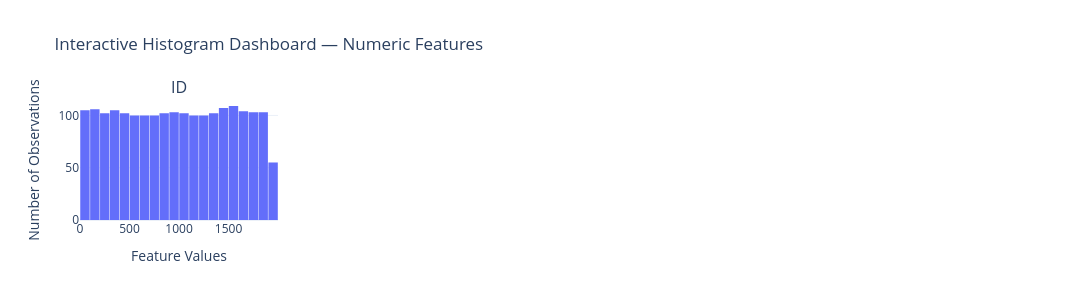

The cell this chart's notebook holds for it:
### Markdown cell above
#### Histograms

### Code cell
# Select numeric columns
numeric_columns = df.select_dtypes(
    include=np.number
).columns

# Dashboard layout
n_cols = 4
n_rows = math.ceil(len(numeric_columns) / n_cols)

# Create subplot figure
fig = make_subplots(
    rows=n_rows,
    cols=n_cols,
    subplot_titles=numeric_columns
)

# Add histograms
for i, col in enumerate(numeric_columns):
    row = (i // n_cols) + 1
    col_pos = (i % n_cols) + 1

    fig.add_trace(
        go.Histogram(
            x=df[col],
            name=col,
            nbinsx=30
        ),
        row=row,
        col=col_pos
    )

# Update layout
fig.update_layout(
    title="Interactive Histogram Dashboard — Numeric Features",
    height=300 * n_rows,
    width=1400,
    showlegend=False,
    template="plotly_white",
    bargap=0.05
)

# Descriptive axis labels
fig.update_xaxes(title_text="Feature Values")
fig.update_yaxes(title_text="Number of Observations")

# Show dashboard
fig.show()

### Figure 1 — Plotly figure (JSON) as saved in the notebook; plotly's stock layout.template omitted (floating-point values rounded to 4 significant figures; data arrays with more than 128 entries replaced by an {"elided": "..."} marker saying what was removed)
{"data": [{"name": "ID", "nbinsx": 30, "type": "histogram", "x": {"elided": "2010 int values"}, "xaxis": "x", "yaxis": "y"}], "layout": {"annotations": [{"font": {"size": 16}, "showarrow": false, "text": "ID", "x": 0.1062, "xanchor": "center", "xref": "paper", "y": 1, "yanchor": "bottom", "yref": "paper"}], "bargap": 0.05, "height": 300, "showlegend": false, "title": {"text": "Interactive Histogram Dashboard — Numeric Features"}, "width": 1400, "xaxis": {"anchor": "y", "domain": [0, 0.2125], "title": {"text": "Feature Values"}}, "xaxis2": {"anchor": "y2", "domain": [0.2625, 0.475], "title": {"text": "Feature Values"}}, "xaxis3": {"anchor": "y3", "domain": [0.525, 0.7375], "title": {"text": "Feature Values"}}, "xaxis4": {"anchor": "y4", "domain": [0.7875, 1], "title": {"text": "Feature Values"}}, "yaxis": {"anchor": "x", "domain": [0, 1], "title": {"text": "Number of Observations"}}, "yaxis2": {"anchor": "x2", "domain": [0, 1], "title": {"text": "Number of Observations"}}, "yaxis3": {"anchor": "x3", "domain": [0, 1], "title": {"text": "Number of Observations"}}, "yaxis4": {"anchor": "x4", "domain": [0, 1], "title": {"text": "Number of Observations"}}}}
